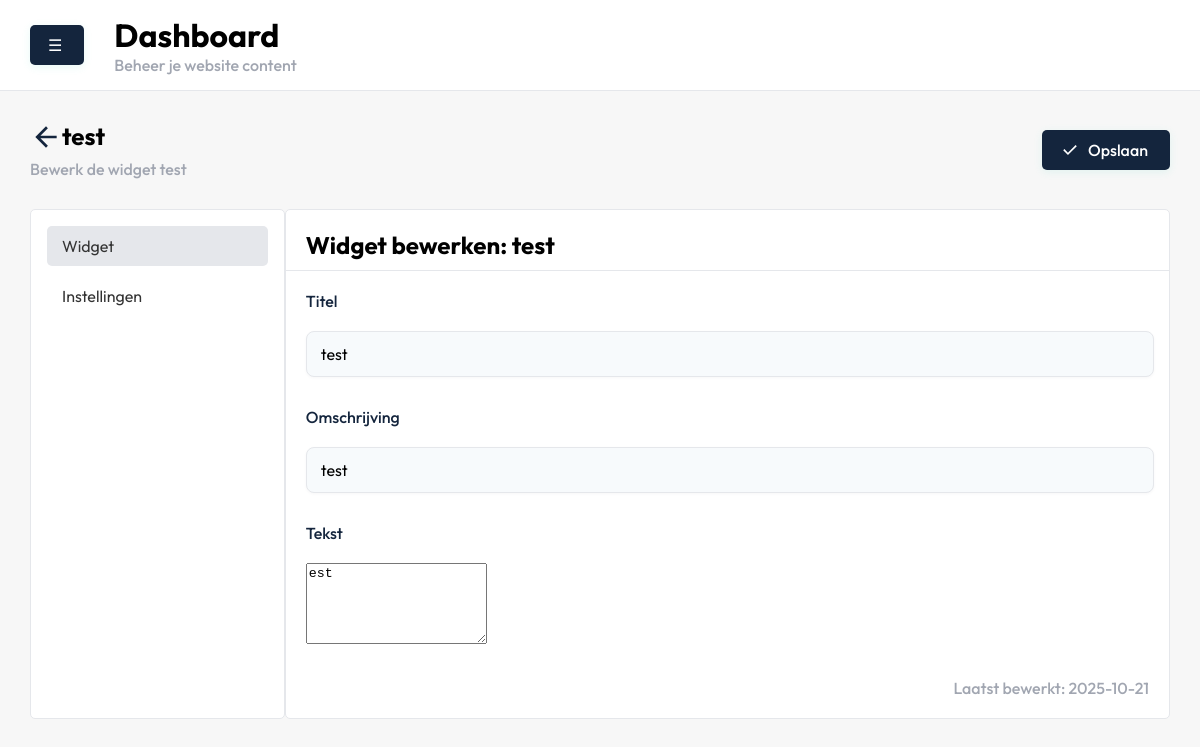
The app's page /dashboard/widgets/edit.php?id=13 with its own data.
### tables this page shows
CREATE TABLE IF NOT EXISTS `widget` (
  `id` int NOT NULL AUTO_INCREMENT,
  `widgetcontent_id` int NOT NULL,
  `created_at` date DEFAULT NULL,
  `last_edit` date DEFAULT NULL,
  PRIMARY KEY (`id`),
  KEY `widgetcontent_id` (`widgetcontent_id`)
);

CREATE TABLE IF NOT EXISTS `widgetcontent` (
  `id` int NOT NULL AUTO_INCREMENT,
  `title` varchar(255) DEFAULT NULL,
  `description` varchar(255) DEFAULT NULL,
  `text` text,
  PRIMARY KEY (`id`)
);

### controllers/widgets/edit.php (called while the page is built, shortened)
<?php
require_once __DIR__ . '/../../config/config.php';
$id = isset($_GET['id']) ? (int) $_GET['id'] : 0;
$stmt = $conn->prepare("
    SELECT widget.*, widgetcontent.title AS title, widgetcontent.description AS description,
           widgetcontent.text AS text, widgetcontent.id AS content_id
    FROM widget
    INNER JOIN widgetcontent ON widget.widgetcontent_id = widgetcontent.id
    WHERE widget.id = :id
");
$stmt->execute(['id' => $id]);
$widget = $stmt->fetch(PDO::FETCH_ASSOC);
?>

### dashboard/widgets/edit.php (the view, shortened to what this page needs)
<?php
require_once  '../../controllers/widgets/edit.php';
include('../includes/header.php');
?>
<form method="post" action="" onsubmit="isUpdated = false;">
    <section id="widgets">
        <div class="container">
            <div class="justify-between">
                <div class="intro">
                    <h2 class="flex">
                        <a href="./index.php">
                            <svg xmlns="http://www.w3.org/2000/svg" height="32px" viewBox="0 -960 960 960" width="32px"
                                fill="#14253D">
                                <path d="m313-440 224 224-57 56-320-320 320-320 57 56-224 224h487v80H313Z" />
                            </svg>
                        </a>
                        <?= htmlspecialchars($widget['title']) ?>
                    </h2>
                    <p>Bewerk de widget <?= htmlspecialchars($widget['title']) ?></p>
                </div>
                <div class="align-center">
                    <button type="submit" name="save_widget" class="blue-btn">
                        <svg xmlns="http://www.w3.org/2000/svg" height="24px" viewBox="0 -960 960 960" width="24px"
                            fill="#292D32">
                            <path d="M382-240 154-468l57-57 171 171 367-367 57 57-424 424Z" />
                        </svg>
                        Opslaan
                    </button>
                </div>
            </div>
        </div>
    </section>
    <section id="pages_edit">
        <div class="container">
            <div class="flex">
                <div class="menu">
                    <ul>
                        <li><button type="button" class="active" data-section="widget">Widget</button></li>
                        <li><button type="button" data-section="settings">Instellingen</button></li>
                    </ul>
                </div>
                <div class="content">
                    <div class="content-section active" id="widget">
                        <div class="header">
                            <h2>Widget bewerken: <?= htmlspecialchars($widget['title']) ?></h2>
                        </div>
                        <div class="info">
                            <div class="form-group">
                                <div class="form-row">
                                    <label for="title">Titel</label><br>
                                    <input type="text" id="title" name="title"
                                        value="<?= htmlspecialchars($widget['title']) ?>" required>
                                </div>
                                <div class="form-row">
                                    <label for="description">Omschrijving</label><br>
                                    <input type="text" id="description" name="description"
                                        value="<?= htmlspecialchars($widget['description']) ?>" required>
                                </div>
                                <div class="form-row">
                                    <label for="text">Tekst</label><br>
                                    <textarea id="text" name="text" rows="5"
                                        required><?= htmlspecialchars($widget['text']) ?></textarea>
                                </div>
                                <div>
                                    <p class="created">Laatst bewerkt: <?= htmlspecialchars($widget['last_edit']) ?></p>
                                </div>
                            </div>
                        </div>
                    </div>
                </div>
            </div>
        </div>
    </section>
</form>
<?php include '../includes/footer.php'; ?>

### dashboard/css/style.css (style rules this page uses)
body { font-family: 'Outfit', sans-serif; background: #f7f7f7; margin: 0; padding: 0; }
.container { padding-left: 30px; padding-right: 30px; }
button { font-family: 'Outfit', sans-serif; }
h1, h2, h3, h4, h5, h6 { margin: 0; padding: 0; }
p { margin: 0; padding: 0; color: rgb(161 166 177); font-weight: 500; }
.blue-btn { background: #14253D; color: #fff; border: none; border-radius: 5px; padding: 10px 22px 10px 18px; font-size: 16px; font-weight: 500; display: inline-flex; align-items: center; gap: 8px; box-shadow: 0 2px 8px rgba(63,216,190,0.12); cursor: pointer; transition: background 0.2s; }
.blue-btn svg { width: 20px; height: 20px; fill: #fff; }
#pages, #widgets { width: 100%; }
#pages .intro, #widgets .intro { padding: 30px 0; }
#pages_edit .content-section { display: none; }
#pages_edit .content-section.active { display: block; }
#pages_edit .menu { width: 20%; background-color: white; border: 1px solid #e5e7eb; padding: 1rem; border-radius: 5px; }
#pages_edit .menu ul { list-style: none; padding: 0; margin: 0; }
#pages_edit .menu li { margin-bottom: 10px; }
#pages_edit .menu button { width: 100%; padding: 10px 15px; background: none; border: none; text-align: left; font-size: 16px; color: #333; border-radius: 5px; cursor: pointer; transition: background 0.2s, color 0.2s; }
#pages_edit .menu button.active { background-color: #e5e7eb; }
#pages_edit .content { width: 80%; background-color: white; border-radius: 5px; border: 1px solid #e5e7eb; }
#pages_edit .header { padding: 20px 20px 10px 20px; border-bottom: 1px solid #e5e7eb; }
#pages_edit .info { padding: 20px 20px 10px 20px; }
#pages_edit .content-section input[type="text"], #pages_edit .content-section select, #pages_edit .content-section select option { width: 97%; padding: 12px 14px; border: 1.5px solid #e5e7eb; border-radius: 8px; background: #f7fafc; font-size: 1em; font-family: 'Outfit', sans-serif; transition: border-color 0.2s, box-shadow 0.2s; box-shadow: 0 1px 3px rgba(44, 62, 80, 0.04); outline: none; }
#pages_edit .content-section label { font-weight: 500; color: #14253D; display: block; }
#pages_edit .content-section .form-row { margin-bottom: 30px; }
#pages_edit .content-section .form-row input[type="text"], #pages_edit .content-section .form-row select { flex: 1; padding: 12px 14px; border: 1.5px solid #e5e7eb; border-radius: 8px; background: #f7fafc; font-size: 1em; font-family: 'Outfit', sans-serif; box-shadow: 0 1px 3px rgba(44, 62, 80, 0.04); outline: none; transition: border-color 0.2s, box-shadow 0.2s; }
#pages_edit .created { float: right; padding-bottom: 20px; }
.flex { display: flex; }
.justify-between { display: flex; justify-content: space-between; }
.align-center { display: flex; align-items: center; }

### records on screen
widget: widgetcontent.title "test", title "test", description "test", text "est", last_edit "2025-10-21"
